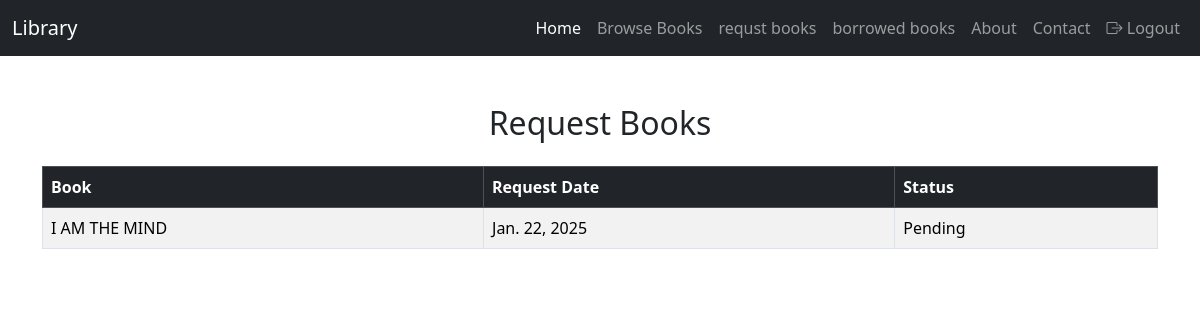
The page /view_borrow_req/ (signed in) on the database as committed earlier.
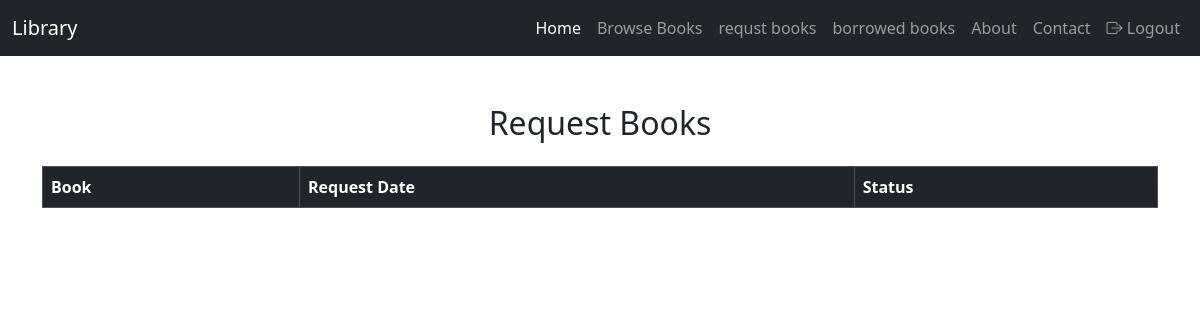
The same page on the database as committed later.
### bookapp/models.py (models this page shows)
class Borrow(models.Model):
    STATUS_CHOICES = [
        ('Pending', 'Pending'),
        ('Approved', 'Approved'),
        ('Rejected', 'Rejected'),
        ('Returned', 'Returned'),
        ('Return Requested', 'Return Requested'),
    ]
    book = models.ForeignKey(books, on_delete=models.CASCADE)
    user = models.ForeignKey(User, on_delete=models.CASCADE)
    request_date = models.DateField(auto_now_add=True)
    approval_date = models.DateField(null=True, blank=True)
    r_date = models.DateField(null=True, blank=True)  # Only set when approved
    status = models.CharField(max_length=20, choices=STATUS_CHOICES, default='Pending')
    return_request_date = models.DateField(null=True, blank=True)  # Date when user requests to return
    return_approval_date = models.DateField(null=True, blank=True)  # Date when admin approves return
    extension_requested_date = models.DateField(null=True, blank=True)
    new_return_date = models.DateField(null=True, blank=True)
    extension_status = models.CharField(
        max_length=20,
        choices=[('Pending', 'Pending'), ('Approved', 'Approved'), ('Rejected', 'Rejected')],
        default='Pending')

class books(models.Model):
    title = models.CharField(max_length=200)
    auther = models.CharField(max_length=200)
    description = models.TextField()
    publication_date = models.DateField()
    location = models.ForeignKey('locations', on_delete=models.CASCADE, null=True, blank=True)
    genre = models.ForeignKey('genres', on_delete=models.CASCADE)
    cover_image = models.FileField()
    available_copies = models.IntegerField(default=2)

### bookapp/views.py (the view)
# urls.py: path('view_borrow_req/', views.view_borrow_req, name='view_borrow_req'),
def view_borrow_req(req):
   user=User.objects.get(username=req.session['user'])
   borrow_requests = Borrow.objects.filter(user=user).filter(Q(status='Pending') | Q(status='Rejected'))
   return render(req, 'user/requests.html', {'requests': borrow_requests})

### templates/user/requests.html (shortened to what this page needs)
<!DOCTYPE html>
<html lang="en">
<head>
    <link href="https://cdn.jsdelivr.net/npm/bootstrap@5.3.3/dist/css/bootstrap.min.css" rel="stylesheet">
    <link href="https://cdn.jsdelivr.net/npm/bootstrap-icons/font/bootstrap-icons.css" rel="stylesheet">
</head>
<body>
  <nav class="navbar navbar-expand-lg navbar-dark bg-dark">
    <div class="container-fluid">
      <a class="navbar-brand" href="#">Library </a>
      <div class="collapse navbar-collapse" id="navbarNav">
        <ul class="navbar-nav ms-auto">
          <li class="nav-item">
            <a class="nav-link active" href="../user">Home</a>
          </li>
          <li class="nav-item">
            <a class="nav-link" href="../books">Browse Books</a>
          </li>
          <li class="nav-item">
            <a class="nav-link" href="../view_borrow_req">requst books</a>
          </li>
          <li class="nav-item">
            <a class="nav-link" href="../view_borrow">borrowed books</a>
          </li>
          <li class="nav-item">
            <a class="nav-link" href="../about">About</a>
          </li>
          <li class="nav-item">
            <a class="nav-link" href="../contact">Contact</a>
          </li>
          <li class="nav-item">
            <a class=" nav-link" href="logout"><i class="bi bi-box-arrow-right"></i> Logout</a>
          </li>
        </ul>
      </div>
    </div>
  </nav>
    <div class="container py-5">
        <h2 class="text-center mb-4">Request Books</h2>
        <div class="table-responsive">
            <table class="table table-striped table-bordered">
                <thead class="table-dark">
                    <tr>
                      <th>Book</th>
                      <th>Request Date</th>
                      <th>Status</th>
                    </tr>
                </thead>
                <tbody>
                  {% for req in requests %}
                    <tr>
                      <td>{{ req.book.title }}</td>
                      <td>{{ req.request_date }}</td>
                      <td>{{ req.status }}</td>
                    </tr>
                    {% endfor %}
                </tbody>
            </table>
        </div>
    </div>
</body>
</html>

Rows that differ between the two databases and show on the page:
removed Borrow: book "I AM THE MIND", request_date "Jan. 22, 2025", status "Pending"
